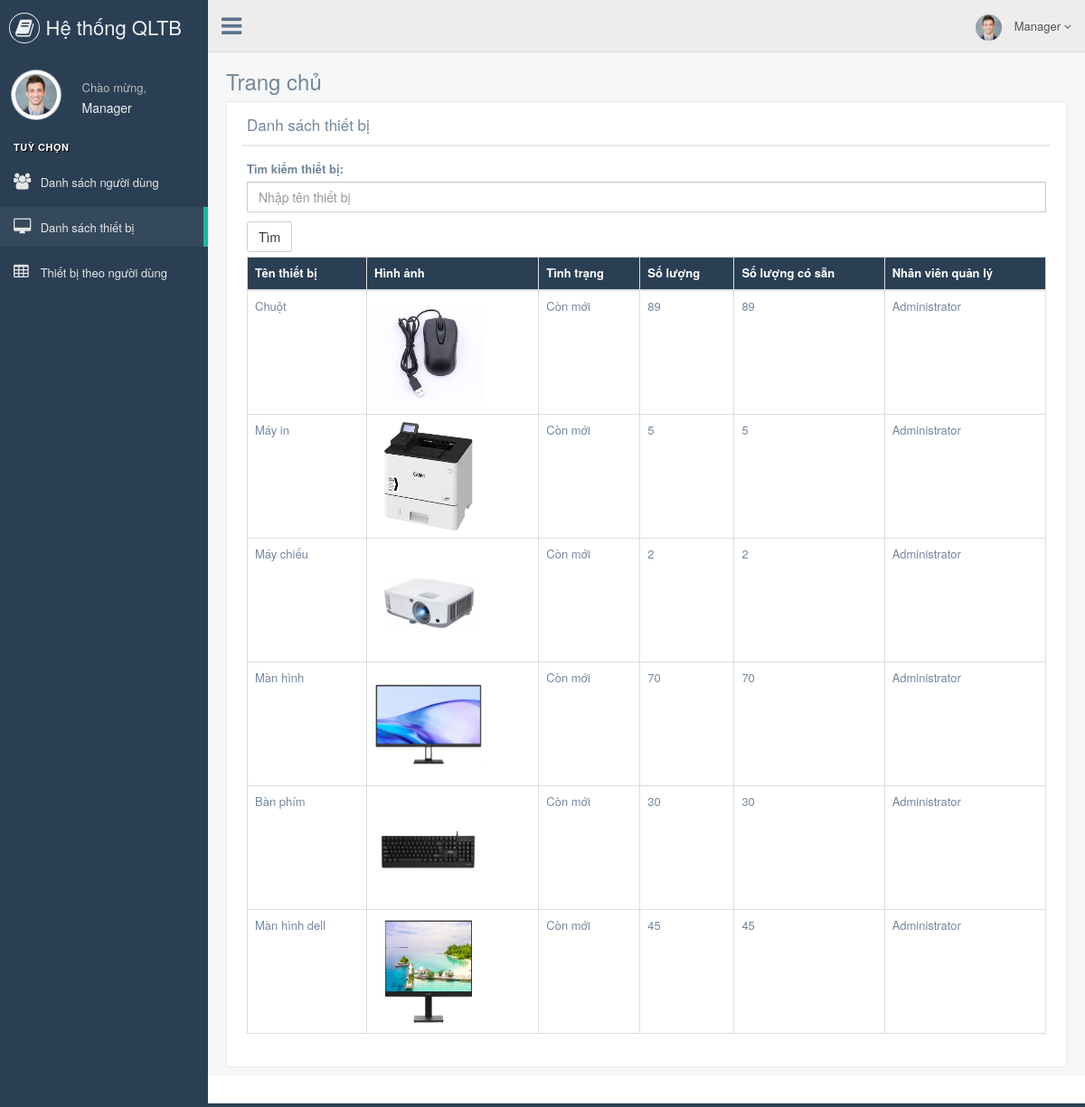
/manager/display_device.php (signed in), run on the app's committed database.
### tables this page shows
CREATE TABLE `add_device` (
  `id` int(5) NOT NULL,
  `device_name` varchar(50) NOT NULL,
  `device_image` varchar(5000) NOT NULL,
  `device_status` varchar(50) NOT NULL,
  `device_qty` varchar(50) NOT NULL,
  `available_qty` varchar(50) NOT NULL,
  `admin_username` varchar(50) NOT NULL
);

### manager/display_device.php (the view, shortened to what this page needs)
<?php
require "connection.php";
$search = "";
if (isset($_POST["submit"])) {
    $search = trim($_POST["search"]);
    $stmt = $link->prepare("SELECT * FROM add_device WHERE device_name LIKE ?");
    $searchTerm = "%$search%";
    $stmt->bind_param("s", $searchTerm);
    $stmt->execute();
    $result = $stmt->get_result();
} else {
    $result = $link->query("SELECT * FROM add_device");
}
include "header.php";
?>
<div class="right_col" role="main">
    <div class="">
        <div class="page-title">
            <div class="title_left">
                <h3>Trang chủ</h3>
            </div>
        </div>
        <div class="clearfix"></div>
        <div class="row" style="min-height:500px">
            <div class="col-md-12 col-sm-12 col-xs-12">
                <div class="x_panel">
                    <div class="x_title">
                        <h2>Danh sách thiết bị</h2>
                        <div class="clearfix"></div>
                    </div>
                    <div class="x_content">
                        <form method="post">
                            <div class="form-group">
                                <label for="search">Tìm kiếm thiết bị:</label>
                                <input type="text" name="search" id="search" class="form-control"
                                    placeholder="Nhập tên thiết bị" value="<?= htmlspecialchars($search) ?>">
                            </div>
                            <input type="submit" name="submit" value="Tìm" class="btn btn-default">
                        </form>
                        <table class="table table-bordered">
                            <thead  style="background-color:#2a3f54; color:white;">
                            <tr>
                                <th>Tên thiết bị</th>
                                <th>Hình ảnh</th>
                                <th>Tình trạng</th>
                                <th>Số lượng</th>
                                <th>Số lượng có sẵn</th>
                                <th>Nhân viên quản lý</th>
                            </tr>
                            </thead>
                            <?php while ($row = $result->fetch_assoc()): ?>
                                <tr>
                                    <td><?= htmlspecialchars($row['device_name']) ?></td>
                                    <td><img src="<?= htmlspecialchars('../public_image/' . basename($row['device_image'])) ?>" width="120" height="120"></td>
                                    <td><?= htmlspecialchars($row['device_status']) ?></td>
                                    <td><?= htmlspecialchars($row['device_qty']) ?></td>
                                    <td><?= htmlspecialchars($row['available_qty']) ?></td>
                                    <td><?= htmlspecialchars($row['admin_username']) ?></td>
                                </tr>
                            <?php endwhile; ?>
                        </table>
                    </div>
                </div>
            </div>
        </div>
    </div>
</div>
<?php
include "footer.php";
?>

### data on the page
add_device: device_name "Chuột", device_image (picture), device_status "Còn mới", device_qty "89", available_qty "89", admin_username "Administrator"
add_device: device_name "Máy in", device_image (picture), device_status "Còn mới", device_qty "5", available_qty "5", admin_username "Administrator"
add_device: device_name "Máy chiếu", device_image (picture), device_status "Còn mới", device_qty "2", available_qty "2", admin_username "Administrator"
add_device: device_name "Màn hình", device_image (picture), device_status "Còn mới", device_qty "70", available_qty "70", admin_username "Administrator"
add_device: device_name "Bàn phím", device_image (picture), device_status "Còn mới", device_qty "30", available_qty "30", admin_username "Administrator"
add_device: device_name "Màn hình dell", device_image (picture), device_status "Còn mới", device_qty "45", available_qty "45", admin_username "Administrator"

### other printed values
$managerName "Manager"
